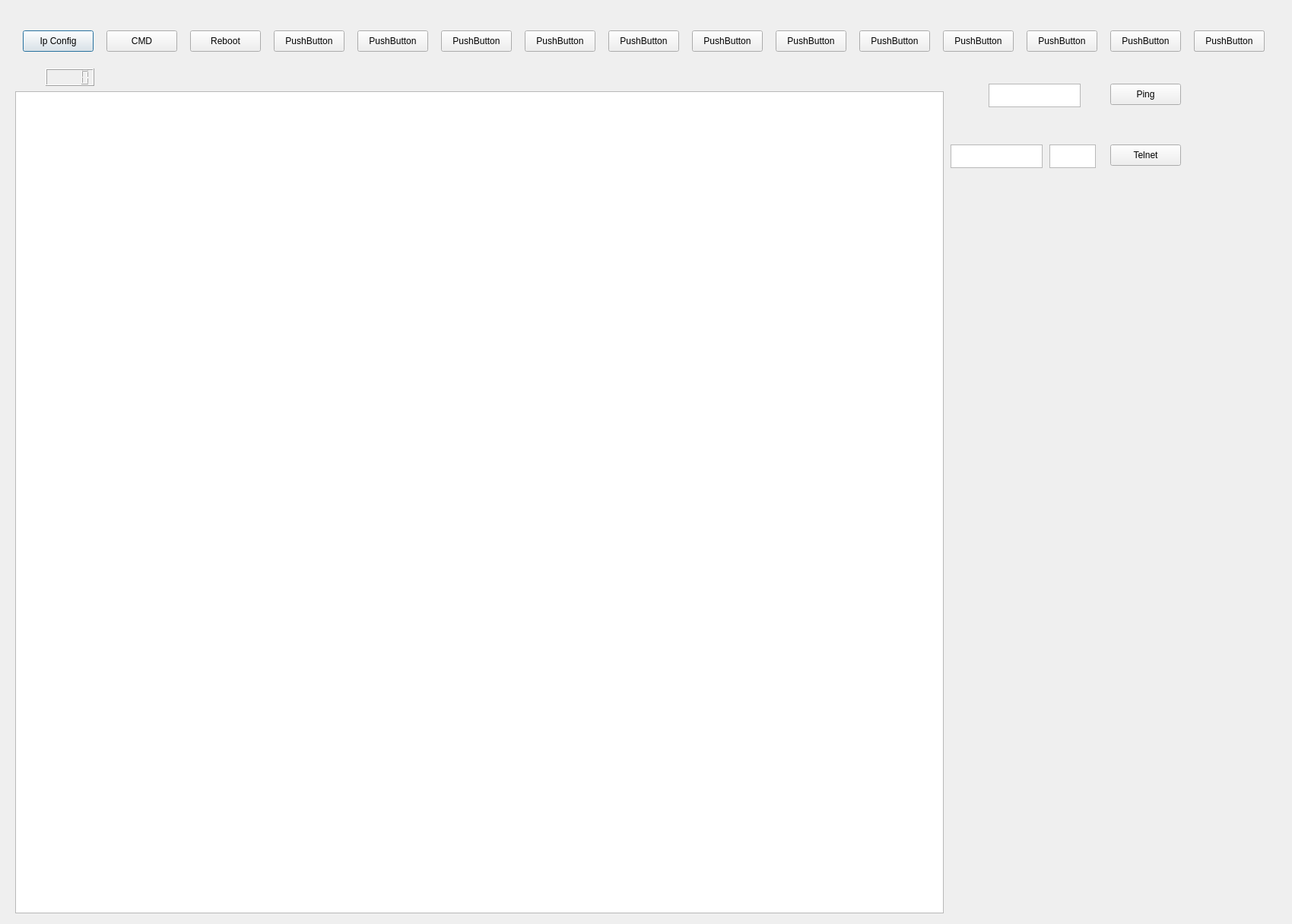
<?xml version="1.0" encoding="UTF-8"?>
<ui version="4.0">
 <class>Dialog</class>
 <widget class="QDialog" name="Dialog">
  <property name="geometry">
   <rect>
    <x>0</x>
    <y>0</y>
    <width>1699</width>
    <height>1215</height>
   </rect>
  </property>
  <property name="windowTitle">
   <string>Dialog</string>
  </property>
  <widget class="QPushButton" name="pushButton">
   <property name="geometry">
    <rect>
     <x>30</x>
     <y>40</y>
     <width>93</width>
     <height>28</height>
    </rect>
   </property>
   <property name="text">
    <string>Ip Config</string>
   </property>
  </widget>
  <widget class="QPushButton" name="pushButton_2">
   <property name="geometry">
    <rect>
     <x>140</x>
     <y>40</y>
     <width>93</width>
     <height>28</height>
    </rect>
   </property>
   <property name="text">
    <string>CMD</string>
   </property>
  </widget>
  <widget class="QPushButton" name="pushButton_3">
   <property name="geometry">
    <rect>
     <x>250</x>
     <y>40</y>
     <width>93</width>
     <height>28</height>
    </rect>
   </property>
   <property name="text">
    <string>Reboot</string>
   </property>
  </widget>
  <widget class="QPushButton" name="pushButton_4">
   <property name="geometry">
    <rect>
     <x>360</x>
     <y>40</y>
     <width>93</width>
     <height>28</height>
    </rect>
   </property>
   <property name="text">
    <string>PushButton</string>
   </property>
  </widget>
  <widget class="QPushButton" name="pushButton_5">
   <property name="geometry">
    <rect>
     <x>470</x>
     <y>40</y>
     <width>93</width>
     <height>28</height>
    </rect>
   </property>
   <property name="text">
    <string>PushButton</string>
   </property>
  </widget>
  <widget class="QPushButton" name="pushButton_6">
   <property name="geometry">
    <rect>
     <x>580</x>
     <y>40</y>
     <width>93</width>
     <height>28</height>
    </rect>
   </property>
   <property name="text">
    <string>PushButton</string>
   </property>
  </widget>
  <widget class="QPushButton" name="pushButton_7">
   <property name="geometry">
    <rect>
     <x>1240</x>
     <y>40</y>
     <width>93</width>
     <height>28</height>
    </rect>
   </property>
   <property name="text">
    <string>PushButton</string>
   </property>
  </widget>
  <widget class="QPushButton" name="pushButton_8">
   <property name="geometry">
    <rect>
     <x>910</x>
     <y>40</y>
     <width>93</width>
     <height>28</height>
    </rect>
   </property>
   <property name="text">
    <string>PushButton</string>
   </property>
  </widget>
  <widget class="QPushButton" name="pushButton_9">
   <property name="geometry">
    <rect>
     <x>1130</x>
     <y>40</y>
     <width>93</width>
     <height>28</height>
    </rect>
   </property>
   <property name="text">
    <string>PushButton</string>
   </property>
  </widget>
  <widget class="QPushButton" name="pushButton_10">
   <property name="geometry">
    <rect>
     <x>690</x>
     <y>40</y>
     <width>93</width>
     <height>28</height>
    </rect>
   </property>
   <property name="text">
    <string>PushButton</string>
   </property>
  </widget>
  <widget class="QPushButton" name="pushButton_11">
   <property name="geometry">
    <rect>
     <x>800</x>
     <y>40</y>
     <width>93</width>
     <height>28</height>
    </rect>
   </property>
   <property name="text">
    <string>PushButton</string>
   </property>
  </widget>
  <widget class="QPushButton" name="pushButton_12">
   <property name="geometry">
    <rect>
     <x>1020</x>
     <y>40</y>
     <width>93</width>
     <height>28</height>
    </rect>
   </property>
   <property name="text">
    <string>PushButton</string>
   </property>
  </widget>
  <widget class="QPushButton" name="pushButton_13">
   <property name="geometry">
    <rect>
     <x>1350</x>
     <y>40</y>
     <width>93</width>
     <height>28</height>
    </rect>
   </property>
   <property name="text">
    <string>PushButton</string>
   </property>
  </widget>
  <widget class="QPushButton" name="pushButton_14">
   <property name="geometry">
    <rect>
     <x>1460</x>
     <y>40</y>
     <width>93</width>
     <height>28</height>
    </rect>
   </property>
   <property name="text">
    <string>PushButton</string>
   </property>
  </widget>
  <widget class="QPushButton" name="pushButton_15">
   <property name="geometry">
    <rect>
     <x>1570</x>
     <y>40</y>
     <width>93</width>
     <height>28</height>
    </rect>
   </property>
   <property name="text">
    <string>PushButton</string>
   </property>
  </widget>
  <widget class="QTextBrowser" name="textBrowser">
   <property name="geometry">
    <rect>
     <x>1300</x>
     <y>110</y>
     <width>121</width>
     <height>31</height>
    </rect>
   </property>
  </widget>
  <widget class="QTextBrowser" name="textBrowser_2">
   <property name="geometry">
    <rect>
     <x>1380</x>
     <y>190</y>
     <width>61</width>
     <height>31</height>
    </rect>
   </property>
  </widget>
  <widget class="QPushButton" name="pushButton_16">
   <property name="geometry">
    <rect>
     <x>1570</x>
     <y>40</y>
     <width>93</width>
     <height>28</height>
    </rect>
   </property>
   <property name="text">
    <string>PushButton</string>
   </property>
  </widget>
  <widget class="QTextBrowser" name="textBrowser_4">
   <property name="geometry">
    <rect>
     <x>1250</x>
     <y>190</y>
     <width>121</width>
     <height>31</height>
    </rect>
   </property>
  </widget>
  <widget class="QPushButton" name="pushButton_17">
   <property name="geometry">
    <rect>
     <x>1460</x>
     <y>190</y>
     <width>93</width>
     <height>28</height>
    </rect>
   </property>
   <property name="text">
    <string>Telnet</string>
   </property>
  </widget>
  <widget class="QPushButton" name="pushButton_18">
   <property name="geometry">
    <rect>
     <x>1460</x>
     <y>110</y>
     <width>93</width>
     <height>28</height>
    </rect>
   </property>
   <property name="text">
    <string>Ping</string>
   </property>
  </widget>
  <widget class="QLCDNumber" name="lcdNumber">
   <property name="geometry">
    <rect>
     <x>60</x>
     <y>90</y>
     <width>64</width>
     <height>23</height>
    </rect>
   </property>
  </widget>
  <widget class="QTextBrowser" name="textBrowser_3">
   <property name="geometry">
    <rect>
     <x>20</x>
     <y>120</y>
     <width>1221</width>
     <height>1081</height>
    </rect>
   </property>
  </widget>
 </widget>
 <resources/>
 <connections/>
</ui>
